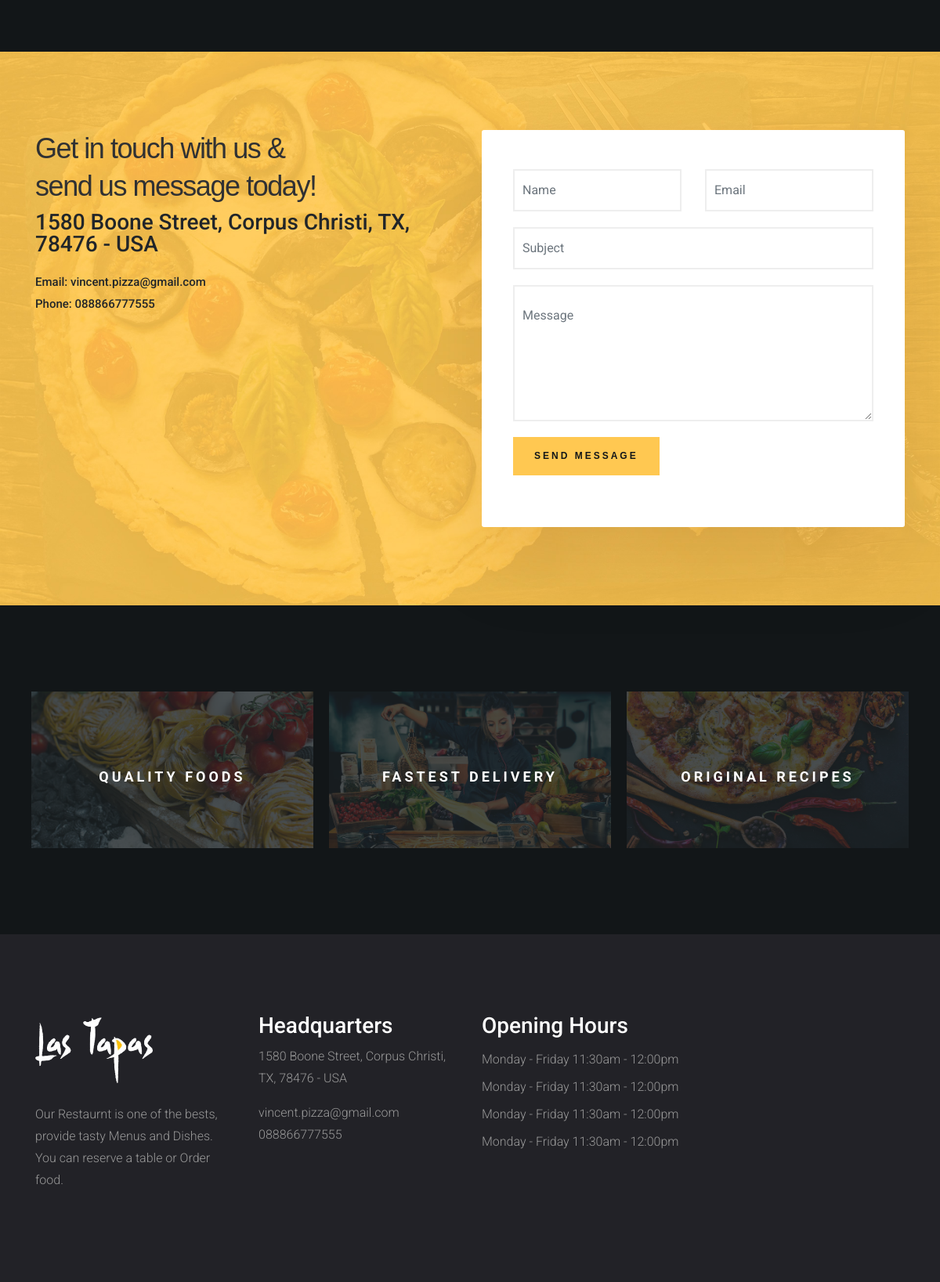
Before: / (lower part) with the older database file.
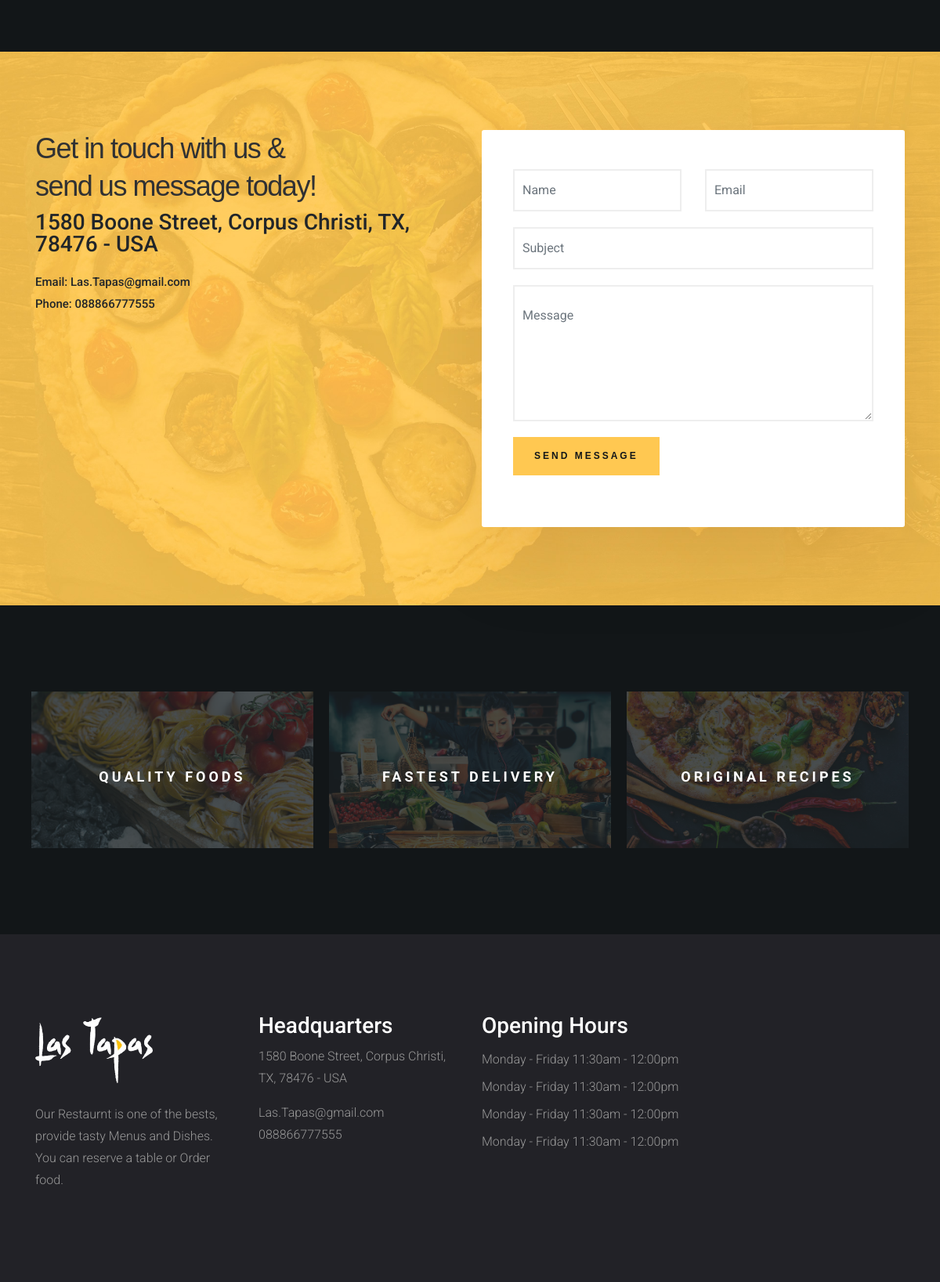
After: the same page with the newer database file.
### tables this page shows
CREATE TABLE `website_settings` (
  `option_id` int(5) NOT NULL,
  `option_name` varchar(255) NOT NULL,
  `option_value` varchar(255) NOT NULL
);

### index.php (the view, shortened to what this page needs)
<?php
    include "connect.php";
    include "Includes/templates/header.php";
    $stmt_web_settings = $con->prepare("SELECT * FROM website_settings");
    $stmt_web_settings->execute();
    $web_settings = $stmt_web_settings->fetchAll();
    $restaurant_email = "";
    $restaurant_address = "";
    $restaurant_phonenumber = "";
    foreach ($web_settings as $option)
    {
        if($option['option_name'] == 'restaurant_name')
        {
            $restaurant_name = $option['option_value'];
        }
        elseif($option['option_name'] == 'restaurant_email')
        {
            $restaurant_email = $option['option_value'];
        }
        elseif($option['option_name'] == 'restaurant_phonenumber')
        {
            $restaurant_phonenumber = $option['option_value'];
        }
        elseif($option['option_name'] == 'restaurant_address')
        {
            $restaurant_address = $option['option_value'];
        }
    }
?>
	<section class="image-gallery" id="gallery">
	</section>
	<section class="contact-section" id="contact">
        <div class="container">
            <div class="row">
                <div class="col-lg-6 sm-padding">
                    <div class="contact-info">
                        <h2>
                            Get in touch with us &
                            <br>send us message today!
                        </h2>
                        <h3>
                            <?php echo $restaurant_address; ?>
                        </h3>
                        <h4>
                            <span>Email:</span>
                            <?php echo $restaurant_email; ?>
                            <br>
                            <span>Phone:</span>
                            <?php echo $restaurant_phonenumber; ?>
                        </h4>
                    </div>
                </div>
                <div class="col-lg-6 sm-padding">
                    <div class="contact-form">
                        <div id="contact_ajax_form" class="contactForm">
                            <div class="form-group colum-row row">
                                <div class="col-sm-6">
                                    <input type="text" id="contact_name" name="name" oninput="document.getElementById('invalid-name').innerHTML = ''" onkeyup="this.value=this.value.replace(/[^\sa-zA-Z]/g,'');" class="form-control" placeholder="Name">
                                </div>
                                <div class="col-sm-6">
                                    <input type="email" id="contact_email" name="email" oninput="document.getElementById('invalid-email').innerHTML = ''" class="form-control" placeholder="Email">
                                </div>
                            </div>
                            <div class="form-group row">
                                <div class="col-md-12">
                                    <input type="text" id="contact_subject" name="subject" oninput="document.getElementById('invalid-subject').innerHTML = ''" onkeyup="this.value=this.value.replace(/[^\sa-zA-Z]/g,'');" class="form-control" placeholder="Subject">
                                </div>
                            </div>
                            <div class="form-group row">
                                <div class="col-md-12">
                                    <textarea id="contact_message" name="message" oninput="document.getElementById('invalid-message').innerHTML = ''" cols="30" rows="5" class="form-control message" placeholder="Message"></textarea>
                                </div>
                            </div>
                            <div class="form-group row">
                                <div class="col-md-12">
                                    <button id="contact_send" class="bttn_style_2">Send Message</button>
                                </div>
                            </div>
                        </div>
                    </div>
                </div>
            </div>
        </div>
    </section>
	<section class="our_qualities_v2">
		<div class="container">
			<div class="row">
				<div class="col-md-4" style="padding: 10px;">
					<div class="quality quality_1">
						<div class="text_inside_quality">
							<h5>Quality Foods</h5>
						</div>
					</div>
				</div>
				<div class="col-md-4" style="padding: 10px;">
					<div class="quality quality_2">
						<div class="text_inside_quality">
							<h5>Fastest Delivery</h5>
						</div>
					</div>
				</div>
				<div class="col-md-4" style="padding: 10px;">
					<div class="quality quality_3">
						<div class="text_inside_quality">
							<h5>Original Recipes</h5>
						</div>
					</div>
				</div>
			</div>
		</div>
	</section>
    <section class="widget_section" style="background-color: #222227;padding: 100px 0;">
        <div class="container">
            <div class="row">
                <div class="col-lg-3 col-md-6">
                    <div class="footer_widget">
                        <img src="Design/images/restaurant-logo.png" alt="Restaurant Logo" style="width: 150px;margin-bottom: 20px;">
                        <p>
                            Our Restaurnt is one of the bests, provide tasty Menus and Dishes. You can reserve a table or Order food.
                        </p>
                    </div>
                </div>
                <div class="col-lg-3 col-md-6">
                     <div class="footer_widget">
                        <h3>Headquarters</h3>
                        <p>
                            <?php echo $restaurant_address; ?>
                        </p>
                        <p>
                            <?php echo $restaurant_email; ?>
                            <br>
                            <?php echo $restaurant_phonenumber; ?>
                        </p>
                     </div>
                </div>
                <div class="col-lg-3 col-md-6">
                    <div class="footer_widget">
                        <h3>
                            Opening Hours
                        </h3>
                        <ul class="opening_time">
                            <li>Monday - Friday 11:30am - 12:00pm</li>
                            <li>Monday - Friday 11:30am - 12:00pm</li>
                            <li>Monday - Friday 11:30am - 12:00pm</li>
                            <li>Monday - Friday 11:30am - 12:00pm</li>
                        </ul>
                    </div>
                </div>
            </div>
        </div>
    </section>

### Includes/templates/header.php (shortened to what this page needs)
<!DOCTYPE html>
<html lang="en">
	<head>
		<link rel="stylesheet" type="text/css" href="Design/css/bootstrap.min.css">
		<link rel="stylesheet" type="text/css" href="Design/fonts/css/all.min.css">
		<link rel="stylesheet" type="text/css" href="Design/css/main.css">
		<link rel="stylesheet" type="text/css" href="Design/css/responsive.css">
	</head>
	<body>

### Design/css/main.css (style rules this page uses)
ul { display: block; list-style: none; padding: 0; margin: 0; }
html { scroll-behavior: smooth; }
body { font-family: 'Roboto', sans-serif; font-size: 16px; line-height: 28px; font-weight: 300; }
.bttn_style_2 { font-family: "Work Sans",sans-serif; letter-spacing: 3px; background-color: #ffc851; color: rgb(18, 22, 24); line-height: 45px; display: inline-block; padding: 0 25px; border-radius: 0; font-size: 12px; text-transform: uppercase; font-weight: 600; position: relative; border: 2px solid #ffc851; overflow: hidden; z-index: 1; -webkit-transition: color 0.4s cubic-bezier(0.4, 0, 0.2, 1); -moz-transition: color 0.4s cubic-bezier(0.4, 0, 0.2, 1); -ms-transition: color 0.4s cubic-bezier(0.4, 0, 0.2, 1); -o-transition: color 0.4s cubic-bezier(0.4, 0, 0.2, 1); transition: color 0.4s cubic-bezier(0.4, 0, 0.2, 1); }
.bttn_style_2:before { content: ""; position: absolute; top: 0; left: 0; bottom: 0; right: 0; background: #222227; -webkit-transform-origin: right center; -moz-transform-origin: right center; -ms-transform-origin: right center; transform-origin: right center; -webkit-transform: scale(0, 1); -moz-transform: scale(0, 1); -ms-transform: scale(0, 1); -o-transform: scale(0, 1); transform: scale(0, 1); -webkit-transition: -webkit-transform 0.4s cubic-bezier(0.4, 0, 0.2, 1); -moz-transition: -moz-transform 0.4s cubic-bezier(0.4, 0, 0.2, 1); -ms-transition: -ms-transform 0.4s cubic-bezier(0.4, 0, 0.2, 1); -o-transition: -o-transform 0.4s cubic-bezier(0.4, 0, 0.2, 1); transition: transform 0.4s cubic-bezier(0.4, 0, 0.2, 1); z-index: -1; }
.our_menus, .image-gallery { color: #dce4e8; padding: 100px 0px; background:#121618; }
.contact-section { padding: 100px; background-image: url('../images/back_3.jpg'); background-position: center; background-repeat: no-repeat; background-size: cover; }
.contact-section { padding:100px 0px; }
.contact-info h2 { font-size: 36px; color: #303133; margin: 0 0 8px; font-weight: 400; line-height: 48px; letter-spacing: -0.04em; font-family: 'Prata', sans-serif; }
.contact-info h3 { line-height: 28px; margin-bottom: 20px; }
.contact-info h4 { font-size: 15px; line-height: 28px; }
.contact-form { background-color: #fff; padding: 50px 40px; -webkit-box-shadow: 0px 50px 100px 0px rgba(64, 1, 4, 0.1), 0px -6px 0px 0px rgba(248, 99, 107, 0.004); box-shadow: 0px 50px 100px 0px rgba(64, 1, 4, 0.1), 0px -6px 0px 0px rgba(248, 99, 107, 0.004); border-radius: 3px; }
.contact-form .form-control { background-color: #fff; border-radius: 0; padding: 25px 10px; box-shadow: none; border: 2px solid #eee; }
.our_qualities_v2 { background-color: #121618; padding: 100px 0px; }
.quality { background-size: cover !important; background-position: center !important; height: 200px; box-shadow: inset 0 0 0 1000px rgba(29, 35, 38, 0.8); }
.quality_1 { background-image: url('../images/img_1.jpg'); }
.quality_2 { background-image: url('../images/img_2.jpg'); }
.quality_3 { background-image: url('../images/img_3.jpg'); }
.text_inside_quality { width: 100%; text-align: center; padding: 0 40px; position: absolute; top: 50%; left: 0; }
.text_inside_quality>h5 { color:rgb(255, 255, 255); font-weight: 700; letter-spacing: 4px; font-size: 18px; line-height: 18px; text-transform: uppercase; }
.footer_widget p { color: #999; }
.footer_widget h3 { color: #fff; }
.opening_time li { color: #999; line-height: 35px; }

Changed rows visible on the page:
changed website_settings: option_value "vincent.pizza@gmail.com" → "Las.Tapas@gmail.com"
